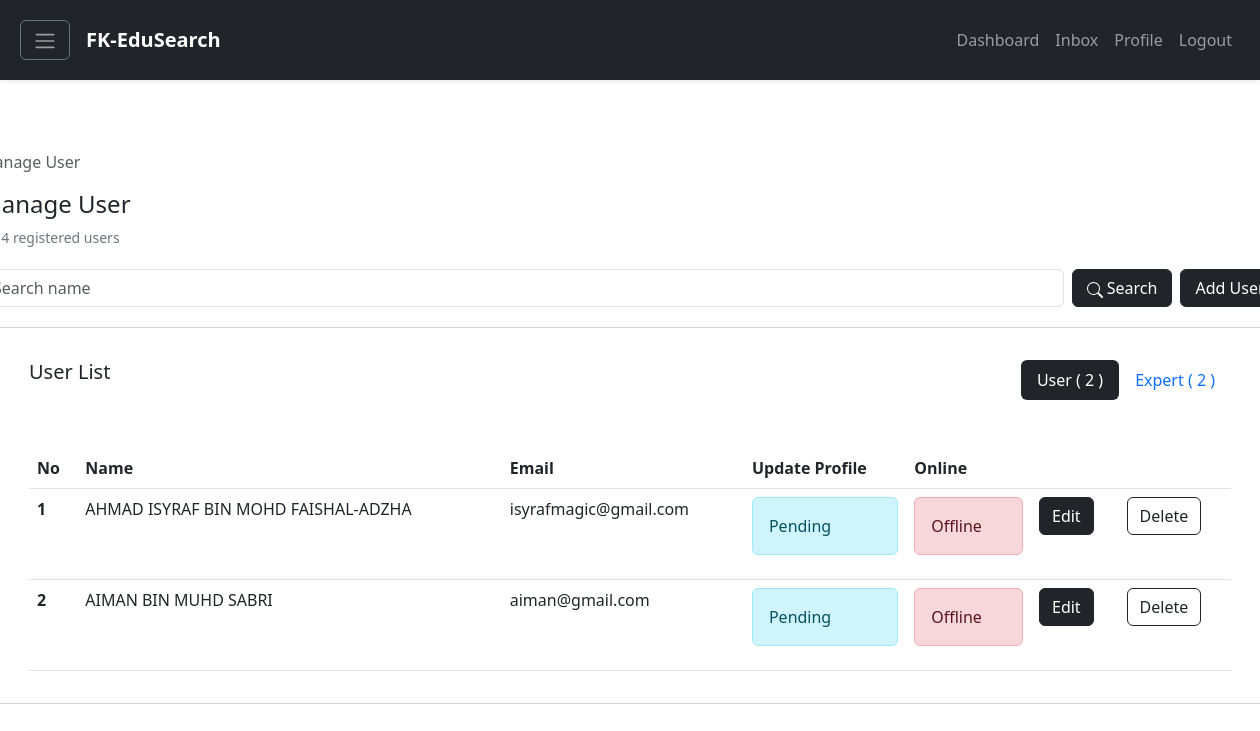
/users.php, run on an earlier commit of the app's database.
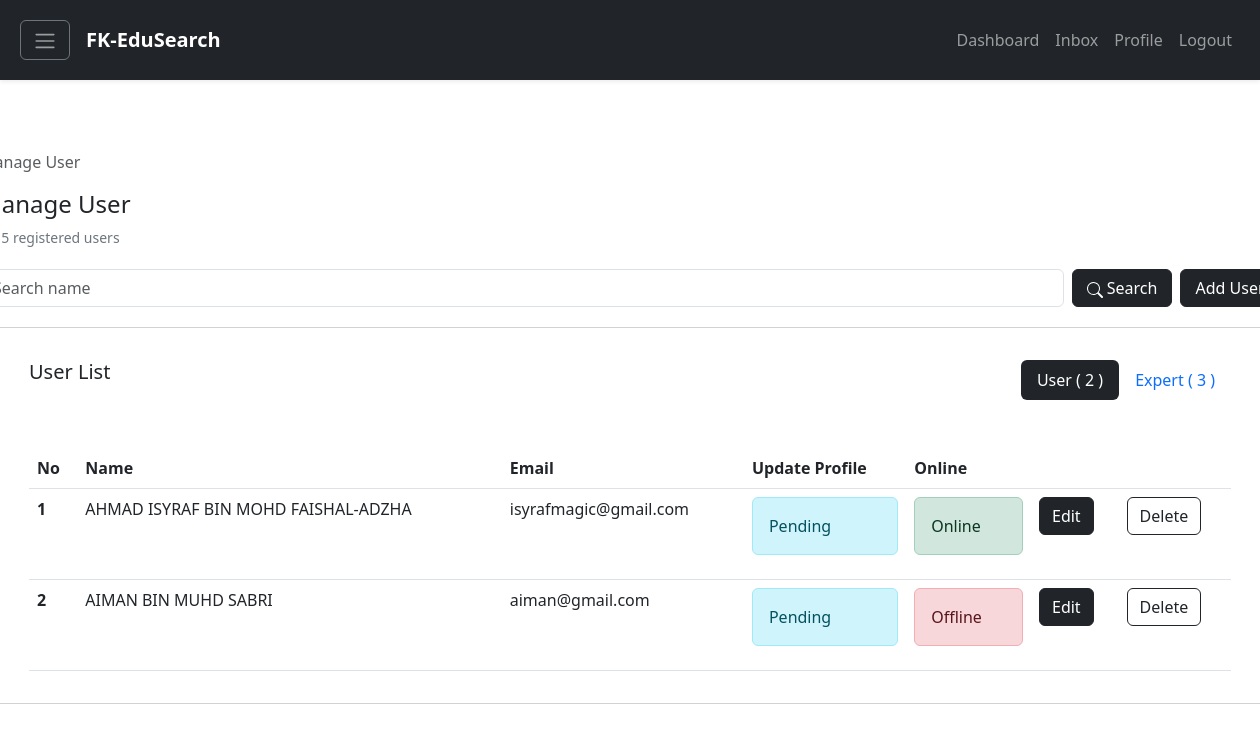
And on a later commit of the database.
### tables this page shows
CREATE TABLE `user` (
  `userid` int NOT NULL,
  `userFullName` varchar(60) NOT NULL,
  `userEmail` varchar(60) NOT NULL,
  `userPassword` varchar(60) NOT NULL,
  `username` varchar(60) NOT NULL,
  `userAcademicStatus` varchar(60) DEFAULT NULL,
  `userUpdateProfileStatus` varchar(60) DEFAULT NULL,
  `userOnlineStatus` varchar(60) DEFAULT NULL
);

### classes/User.classes.php (called while the page is built, shortened)
<?php
class User extends Connection
{
    public function getAllUser()
    {
        $connection = $this->getConnection();
        $query = "SELECT * FROM user";
        $result = mysqli_query($connection, $query);
        if (!$result) {
            return false;
        } else {
            return $result;
        }
    }
    public function getTotalUser()
    {
        $connection = $this->getConnection();
        $query = "SELECT COUNT(userid) AS total FROM user";
        $result = mysqli_query($connection, $query);
        if (!$result) {
            return false;
        } else {
            $row = mysqli_fetch_assoc($result);
            return $row['total'];
        }
    }
}
?>

### classes/UserController.classes.php (called while the page is built, shortened)
<?php
class UserController extends User
{
    public function getAllUserController()
    {
        return $this->getAllUser();
    }
    public function getTotalUserController()
    {
        return $this->getTotalUser();
    }
}
?>

### classes/Expert.classes.php (called while the page is built, shortened)
<?php
class Expert extends Connection
{
    public function getTotalExpert() {
        $connection = $this->getConnection();
        $query = "SELECT COUNT(expertid) AS total FROM expert";
        $result = mysqli_query($connection, $query);
        if(!$result) {
            return false;
        } else {
            $row = mysqli_fetch_assoc($result);
            return $row['total'];
        }
    }
}
?>

### classes/ExpertController.classes.php (called while the page is built, shortened)
<?php
class ExpertController extends Expert
{
    public function getTotalExpertController()
    {
        return $this->getTotalExpert();
    }
}
?>

### users.php (the view, shortened to what the changed rows need)
<!DOCTYPE html>
<html lang="en">
<head>
    <link href="https://cdn.jsdelivr.net/npm/bootstrap@5.3.0-alpha3/dist/css/bootstrap.min.css" rel="stylesheet"
>
    <link rel="stylesheet" href="https://cdnjs.cloudflare.com/ajax/libs/animate.css/4.1.1/animate.min.css" />
</head>
<body>
    <?php include "components/navigation.php"; ?>
    <?php include "components/sidebar.php" ?>
    <?php
    $user = new UserController();
    $admin = new AdminController();
    $expert = new ExpertController();
    $type = $_REQUEST['type']? $_REQUEST['type'] : "user";
    $index = 0;
    if ($type == "admin") {
        $result = $admin->getAllAdmin();
        $click_user = false;
        $click_expert = false;
        $click_admin = true;
    } else {
        if (isset($_POST['submitsearch'])) {
            $search = $_REQUEST['search_keyword'];
            $result = $user->searchUserController($search);
        } else {
            $result = $user->getAllUserController();
        }
    }
    $total_user = $user->getTotalUserController();
    $total_expert = $expert->getTotalExpertController();
    $total_all_user = $total_user + $total_expert;
    ?>
    <div class="d-flex justify-content-center">
        <div>
            <div class="d-flex justify-content-between" style="margin-top: 150px; margin-bottom: 5px; width: 1300px">
                <div>
                    <nav aria-label="breadcrumb">
                        <ol class="breadcrumb">
                        </ol>
                    </nav>
                    <h4>Manage User</h4>
                    <figcaption class="blockquote-footer mt-1">
                        <?php echo isset($total_all_user) ? $total_all_user : "N/A" ?> registered users
                    </figcaption>
                </div>
            </div>
            <div class="card animate__animated animate__fadeInUp animate__fast" style="">
                <div class="card-body px-5">
                    <div class="mt-3 d-flex justify-content-between">
                        <form action="" method="post">
                            <div class="nav nav-pills">
                                <div class="nav-item">
                                    <button type="submit"
                                        class="<?php echo ($type == "expert" ? 'nav-link active bg-dark' : 'nav-link'); ?>"
                                        name="expert">Expert ( <?php echo isset($total_expert) ? $total_expert : 'N/A'; ?> )</button>
                                </div>
                            </div>
                        </form>
                    </div>
                    <table class="table mt-5" style="width: 100%">
                        <thead>
                            <tr>
                                <th scope="col">No</th>
                                <th scope="col">Name</th>
                                <th scope="col">Email</th>
                                <th scope="col">Update Profile</th>
                                <th scope="col">Online</th>
                                <th scope="col"></th>
                                <th scope="col"></th>
                            </tr>
                        </thead>
                        <tbody>
                            <?php
                            if ($type == "expert") {
                                if ($result->num_rows > 0) {
                                    while ($row = $result->fetch_assoc()) {
                                        $expertid = $row['expertid'];
                                        $status = $row['expertAccountStatus'] == "Active" ? "Active" : "Deactive";
                                        $profilestatus;
                                        $classprofilestatus;
                                        $index = $index + 1;
                                        $onlinestatus;
                                        $classonlinestatus;
                                        if ($row['expertUpdateProfileStatus'] == "Accepted") {
                                            $profilestatus = "Accepted";
                                            $classprofilestatus = "alert alert-success";
                                        } else if ($row['expertUpdateProfileStatus'] == "Pending") {
                                            $profilestatus = "Pending";
                                            $classprofilestatus = "alert alert-info";
                                        } else if ($row['expertUpdateProfileStatus'] == "Rejected") {
                                            $profilestatus = "Rejected";
                                            $classprofilestatus = "alert alert-danger";
                                        }
                                        if ($row['expertOnlineStatus'] == "Online") {
                                            $onlinestatus = "Online";
                                            $classonlinestatus = "alert alert-success";
                                        } else if ($row["expertOnlineStatus"] == "Offline") {
                                            $onlinestatus = "Offline";
                                            $classonlinestatus = "alert alert-danger";
                                        }
                                        echo '
                                        <tr>
                                            <th scope="row">' . $index . '</th>
                                            <td>' . $row['expertFullName'] . '</td>
                                            <td>' . $row['expertEmail'] . '</td>
                                            <td>' . $status . '</td>
                                            <td>
                                            <div class="' . $classprofilestatus . '" role="alert">
                                                ' . $profilestatus . '
                                            </div>
                                            </td>
                                            <td>
                                            <div class="' . $classonlinestatus . '">
                                                ' . $onlinestatus . '
                                            <div>
                                            </td>
                                            <td>
                                            <a href="edituser.php?userid=' . $expertid . '&type=expert">
                                                <button type="submit" class="btn btn-dark">Edit</button>
                                            </a>
                                            </td>
                                            <td><button type="button" class="btn btn-outline-dark" data-bs-toggle="modal" data-bs-target="#exampleModal' . $expertid . '">Delete</button></td>
                                        </tr>
                                        <div class="modal fade" id="exampleModal' . $expertid . '" tabindex="-1" aria-labelledby="exampleModalLabel' . $expertid . '" aria-hidden="true">
                                            <div class="modal-dialog">
                                                <div class="modal-content">
                                                <div class="modal-header">
                                                    <h1 class="modal-title fs-5" id="exampleModalLabel' . $expertid . '">Delete user account</h1>
                                                    <button type="button" class="btn-close" data-bs-dismiss="modal" aria-label="Close"></button>
                                                </div>
                                                <div class="modal-body">
                                                    Are you confirm to delete ' . $row['expertFullName'] . ' account?
                                                </div>
                                                <div class="modal-footer">
                                                    <button type="button" class="btn btn-secondary" data-bs-dismiss="modal">Close</button>
                                                    <button type="submit" class="btn btn-danger">Delete</button>
                                                </div>
                                                </div>
                                            </div>
                                        </div>
                                        ';
                                    }
                                }
                            } else {
                                if ($result->num_rows > 0) {
                                    while ($row = $result->fetch_assoc()) {
                                        $userid = $row['userid'];
                                        $index = $index + 1;
                                        if ($row['userUpdateProfileStatus'] == "Accepted") {
                                            $profilestatus = "Accepted";
                                            $classprofilestatus = "alert alert-success";
                                        } else if ($row['userUpdateProfileStatus'] == "Pending") {
                                            $profilestatus = "Pending";
                                            $classprofilestatus = "alert alert-info";
                                        } else if ($row['userUpdateProfileStatus'] == "Rejected") {
                                            $profilestatus = "Rejected";
                                            $classprofilestatus = "alert alert-danger";
                                        }
                                        if ($row['userOnlineStatus'] == "Online") {
                                            $onlinestatus = "Online";
                                            $classonlinestatus = "alert alert-success";
                                        } else if ($row['userOnlineStatus'] == "Offline") {
                                            $onlinestatus = "Offline";
                                            $classonlinestatus = "alert alert-danger";
                                        }
                                        echo '
                                        <tr>
                                            <th scope="row">' . $index . '</th>
                                            <td>' . $row['userFullName'] . '</td>
                                            <td>' . $row['userEmail'] . '</td>
                                            <td>
                                            <div class="' . $classprofilestatus . '" role="alert">
                                                ' . $profilestatus . '
                                            </div>
                                            </td>
                                            <td>
                                            <div class="' . $classonlinestatus . '" >
                                                ' . $onlinestatus . '
                                            </div>
                                            </td>
                                            <td>
                                             <a href="edituser.php?userid=' . $userid . '&type=user">
                                                <button type="submit" class="btn btn-dark" name="edit_button">Edit</button>
                                            </a>
                                            </td>
                                            <td><button type="button" class="btn btn-outline-dark" data-bs-toggle="modal" data-bs-target="#exampleModal' . $userid . '">Delete</button></td>
                                        </tr>
                                        <div class="modal fade" id="exampleModal' . $userid . '" tabindex="-1" aria-labelledby="exampleModalLabel' . $userid . '" aria-hidden="true">
                                                    <h1 class="modal-title fs-5" id="exampleModalLabel' . $userid . '">Delete user account</h1>
                                                    Are you confirm to delete ' . $row['userFullName'] . ' account?
                                                    <input type="hidden" value="' . $userid . '" name="userid" />
                                        </div>
                                        ';
                                    }
                                } else if ($result->num_rows < 0) {
                                    echo "Not found";
                                } else {
                                    echo '
                                    <div class="alert alert-danger mt-3" role="alert">
                                        Opps! seems like there is an error
                                    </div>
                                    ';
                                }
                            }
                            ?>
                        </tbody>
                    </table>
                </div>
            </div>
        </div>
    </div>
</body>
</html>

What changed in the data, as far as the page shows it:
changed user "AHMAD ISYRAF BIN MOHD FAISHAL-ADZHA": userOnlineStatus "Offline" → "Online"
Also different on the page:
$total_all_user: "4" → "5"
$total_expert: "2" → "3"
